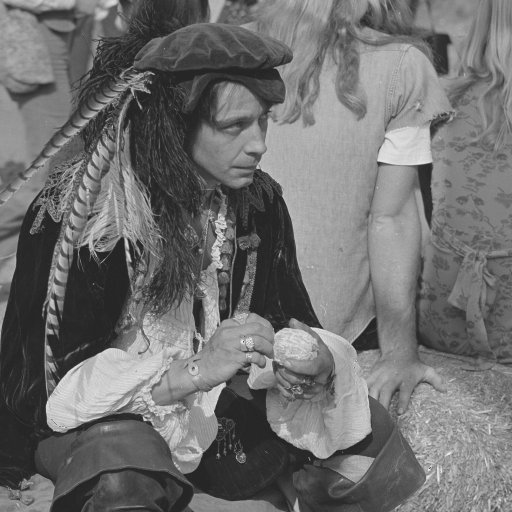
#> input picture assignment1/pirate.tif, 512 x 512 px, found by its file name
$ python q4.py
#> lines starting #> are read from the running program, lines starting #| are printed output that depends on the picture; after the words box and inside, x2 and y2 are one past the last pixel; in counts of white or black regions, pixels touching at a corner belong together
'''
Created by Vikash Kumar
Email: vikash0837@gmail.com
Below code will create new image based on the threshold conditions of given two images
'''
import cv2
import numpy as np
img2 = cv2.imread("data/pirate.tif",0)
#> img2 is the input picture: shape (512, 512); min 36, max 241, mean 111.6
img1 = cv2.imread("data/cameraman.tif",0)
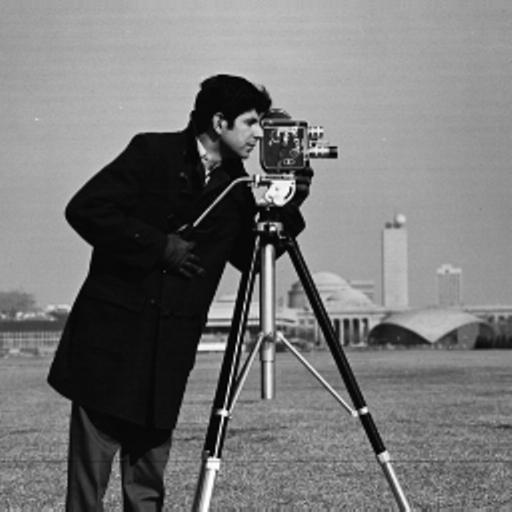
#> input picture assignment1/cameraman.tif, 512 x 512 px, found by its file name
#> img1 is the input picture: shape (512, 512); min 0, max 255, mean 118.3

new_img=np.zeros(shape=img1.shape, dtype=np.uint8)
new_img = np.where(img1>=img2,255,0)
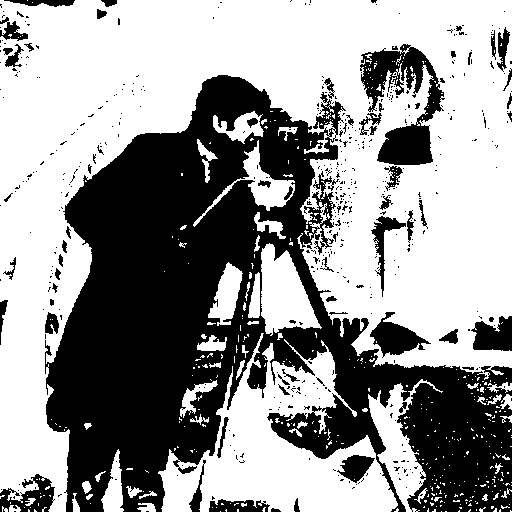
#> new_img: shape (512, 512) int64; 59.1% white; 505 black regions (441 under 20 px), largest, box (x1, y1, x2, y2) and area: (45, 75, 512, 512) 91640, (360, 44, 445, 165) 4583, (370, 312, 431, 358) 1252
new_img = new_img.astype('uint8')
cv2.namedWindow("img1")
cv2.namedWindow("img2")
cv2.namedWindow("output")
cv2.imshow('img1',img1)
cv2.imshow('img2',img2)
cv2.imshow('output',new_img)
cv2.waitKey(0)
cv2.destroyAllWindows()
